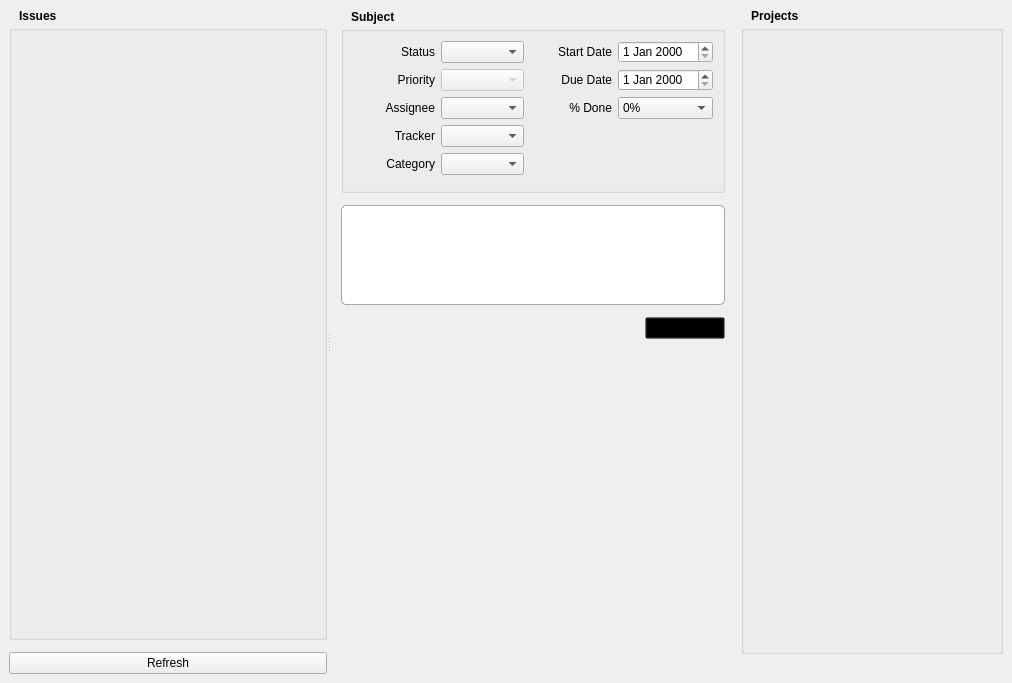
<?xml version="1.0" encoding="UTF-8"?>
<ui version="4.0">
 <class>MainWindow</class>
 <widget class="QWidget" name="MainWindow">
  <property name="geometry">
   <rect>
    <x>0</x>
    <y>0</y>
    <width>1012</width>
    <height>683</height>
   </rect>
  </property>
  <property name="windowTitle">
   <string>Form</string>
  </property>
  <property name="styleSheet">
   <string notr="true">#widget {
	background-image: url(:/img/pattern.png);
}

#tableIssues, #tableProjects {
	background-color: transparent;
}
</string>
  </property>
  <layout class="QVBoxLayout" name="verticalLayout_2">
   <property name="spacing">
    <number>0</number>
   </property>
   <property name="leftMargin">
    <number>0</number>
   </property>
   <property name="topMargin">
    <number>0</number>
   </property>
   <property name="rightMargin">
    <number>0</number>
   </property>
   <property name="bottomMargin">
    <number>0</number>
   </property>
   <item>
    <widget class="QWidget" name="widget" native="true">
     <layout class="QHBoxLayout" name="horizontalLayout">
      <item>
       <widget class="QSplitter" name="splitter">
        <property name="orientation">
         <enum>Qt::Horizontal</enum>
        </property>
        <widget class="QWidget" name="layoutWidget">
         <layout class="QVBoxLayout" name="verticalLayout" stretch="0,1,0,0">
          <property name="spacing">
           <number>2</number>
          </property>
          <item>
           <widget class="QLabel" name="labelIssues">
            <property name="font">
             <font>
              <weight>75</weight>
              <bold>true</bold>
             </font>
            </property>
            <property name="text">
             <string>Issues</string>
            </property>
            <property name="indent">
             <number>10</number>
            </property>
           </widget>
          </item>
          <item>
           <widget class="QGroupBox" name="groupBox_2">
            <property name="styleSheet">
             <string notr="true"/>
            </property>
            <property name="title">
             <string/>
            </property>
            <layout class="QVBoxLayout" name="verticalLayout_6">
             <property name="leftMargin">
              <number>0</number>
             </property>
             <property name="topMargin">
              <number>0</number>
             </property>
             <property name="rightMargin">
              <number>0</number>
             </property>
             <property name="bottomMargin">
              <number>0</number>
             </property>
             <item>
              <widget class="QTableWidget" name="tableIssues">
               <property name="styleSheet">
                <string notr="true">selection-background-color: rgb(0, 0, 0, 0);
</string>
               </property>
               <property name="editTriggers">
                <set>QAbstractItemView::NoEditTriggers</set>
               </property>
               <property name="selectionMode">
                <enum>QAbstractItemView::SingleSelection</enum>
               </property>
               <property name="showGrid">
                <bool>false</bool>
               </property>
               <property name="rowCount">
                <number>0</number>
               </property>
               <attribute name="horizontalHeaderVisible">
                <bool>false</bool>
               </attribute>
               <attribute name="horizontalHeaderStretchLastSection">
                <bool>true</bool>
               </attribute>
               <attribute name="verticalHeaderVisible">
                <bool>false</bool>
               </attribute>
               <column>
                <property name="text">
                 <string>Issues</string>
                </property>
               </column>
              </widget>
             </item>
            </layout>
           </widget>
          </item>
          <item>
           <spacer name="verticalSpacer">
            <property name="orientation">
             <enum>Qt::Vertical</enum>
            </property>
            <property name="sizeType">
             <enum>QSizePolicy::Fixed</enum>
            </property>
            <property name="sizeHint" stdset="0">
             <size>
              <width>20</width>
              <height>10</height>
             </size>
            </property>
           </spacer>
          </item>
          <item>
           <widget class="QPushButton" name="buttonReloadProjects">
            <property name="toolTip">
             <string>Aktualisieren</string>
            </property>
            <property name="text">
             <string>Refresh</string>
            </property>
            <property name="icon">
             <iconset resource="RedmineConnector.qrc">
              <normaloff>:/img/view-refresh.png</normaloff>:/img/view-refresh.png</iconset>
            </property>
           </widget>
          </item>
         </layout>
        </widget>
        <widget class="QStackedWidget" name="stackedWidget">
         <property name="styleSheet">
          <string notr="true">background-color: transparent</string>
         </property>
         <property name="currentIndex">
          <number>2</number>
         </property>
         <widget class="QWidget" name="page"/>
         <widget class="QWidget" name="page_3">
          <layout class="QVBoxLayout" name="verticalLayout_4">
           <item>
            <widget class="QLabel" name="labelLoading">
             <property name="text">
              <string>Loading...</string>
             </property>
             <property name="alignment">
              <set>Qt::AlignCenter</set>
             </property>
            </widget>
           </item>
          </layout>
         </widget>
         <widget class="QWidget" name="page_2">
          <layout class="QVBoxLayout" name="verticalLayoutIssue" stretch="0">
           <property name="leftMargin">
            <number>0</number>
           </property>
           <property name="topMargin">
            <number>0</number>
           </property>
           <property name="rightMargin">
            <number>0</number>
           </property>
           <property name="bottomMargin">
            <number>0</number>
           </property>
           <item>
            <widget class="QScrollArea" name="scrollArea">
             <property name="maximumSize">
              <size>
               <width>1000</width>
               <height>16777215</height>
              </size>
             </property>
             <property name="styleSheet">
              <string notr="true">QScrollBar {
	background: none;
}</string>
             </property>
             <property name="widgetResizable">
              <bool>true</bool>
             </property>
             <widget class="QWidget" name="scrollAreaWidgetContents_2">
              <property name="geometry">
               <rect>
                <x>0</x>
                <y>0</y>
                <width>389</width>
                <height>663</height>
               </rect>
              </property>
              <layout class="QVBoxLayout" name="verticalLayoutScrollArea">
               <property name="spacing">
                <number>2</number>
               </property>
               <property name="topMargin">
                <number>0</number>
               </property>
               <item>
                <widget class="QLabel" name="subject">
                 <property name="font">
                  <font>
                   <weight>75</weight>
                   <bold>true</bold>
                  </font>
                 </property>
                 <property name="text">
                  <string>Subject</string>
                 </property>
                 <property name="wordWrap">
                  <bool>true</bool>
                 </property>
                 <property name="indent">
                  <number>10</number>
                 </property>
                </widget>
               </item>
               <item>
                <widget class="QGroupBox" name="groupBox">
                 <property name="title">
                  <string/>
                 </property>
                 <layout class="QVBoxLayout" name="verticalLayout_5">
                  <item>
                   <layout class="QGridLayout" name="gridLayout">
                    <item row="0" column="0">
                     <widget class="QLabel" name="label">
                      <property name="text">
                       <string>Status</string>
                      </property>
                      <property name="alignment">
                       <set>Qt::AlignRight|Qt::AlignTrailing|Qt::AlignVCenter</set>
                      </property>
                     </widget>
                    </item>
                    <item row="1" column="0">
                     <widget class="QLabel" name="label_2">
                      <property name="text">
                       <string>Priority</string>
                      </property>
                      <property name="alignment">
                       <set>Qt::AlignRight|Qt::AlignTrailing|Qt::AlignVCenter</set>
                      </property>
                     </widget>
                    </item>
                    <item row="2" column="0">
                     <widget class="QLabel" name="label_4">
                      <property name="text">
                       <string>Assignee</string>
                      </property>
                      <property name="alignment">
                       <set>Qt::AlignRight|Qt::AlignTrailing|Qt::AlignVCenter</set>
                      </property>
                     </widget>
                    </item>
                    <item row="4" column="0">
                     <widget class="QLabel" name="label_3">
                      <property name="text">
                       <string>Category</string>
                      </property>
                      <property name="alignment">
                       <set>Qt::AlignRight|Qt::AlignTrailing|Qt::AlignVCenter</set>
                      </property>
                     </widget>
                    </item>
                    <item row="0" column="2">
                     <widget class="QLabel" name="label_6">
                      <property name="text">
                       <string>Start Date</string>
                      </property>
                      <property name="alignment">
                       <set>Qt::AlignRight|Qt::AlignTrailing|Qt::AlignVCenter</set>
                      </property>
                     </widget>
                    </item>
                    <item row="1" column="2">
                     <widget class="QLabel" name="label_7">
                      <property name="text">
                       <string>Due Date</string>
                      </property>
                      <property name="alignment">
                       <set>Qt::AlignRight|Qt::AlignTrailing|Qt::AlignVCenter</set>
                      </property>
                     </widget>
                    </item>
                    <item row="2" column="2">
                     <widget class="QLabel" name="label_8">
                      <property name="text">
                       <string>% Done</string>
                      </property>
                      <property name="alignment">
                       <set>Qt::AlignRight|Qt::AlignTrailing|Qt::AlignVCenter</set>
                      </property>
                     </widget>
                    </item>
                    <item row="1" column="3">
                     <widget class="QDateEdit" name="dateDueTo">
                      <property name="styleSheet">
                       <string notr="true">background: none;</string>
                      </property>
                     </widget>
                    </item>
                    <item row="0" column="3">
                     <widget class="QDateEdit" name="dateStarted">
                      <property name="styleSheet">
                       <string notr="true">background: none;</string>
                      </property>
                     </widget>
                    </item>
                    <item row="2" column="3">
                     <widget class="QComboBox" name="comboDoneRatio">
                      <property name="styleSheet">
                       <string notr="true">background: none;</string>
                      </property>
                      <item>
                       <property name="text">
                        <string>0%</string>
                       </property>
                      </item>
                      <item>
                       <property name="text">
                        <string>10%</string>
                       </property>
                      </item>
                      <item>
                       <property name="text">
                        <string>20%</string>
                       </property>
                      </item>
                      <item>
                       <property name="text">
                        <string>30%</string>
                       </property>
                      </item>
                      <item>
                       <property name="text">
                        <string>40%</string>
                       </property>
                      </item>
                      <item>
                       <property name="text">
                        <string>50%</string>
                       </property>
                      </item>
                      <item>
                       <property name="text">
                        <string>60%</string>
                       </property>
                      </item>
                      <item>
                       <property name="text">
                        <string>70%</string>
                       </property>
                      </item>
                      <item>
                       <property name="text">
                        <string>80%</string>
                       </property>
                      </item>
                      <item>
                       <property name="text">
                        <string>90%</string>
                       </property>
                      </item>
                      <item>
                       <property name="text">
                        <string>100%</string>
                       </property>
                      </item>
                     </widget>
                    </item>
                    <item row="0" column="1">
                     <widget class="QComboBox" name="comboStatus">
                      <property name="styleSheet">
                       <string notr="true">background: none;</string>
                      </property>
                     </widget>
                    </item>
                    <item row="1" column="1">
                     <widget class="QComboBox" name="comboPriority">
                      <property name="enabled">
                       <bool>false</bool>
                      </property>
                      <property name="styleSheet">
                       <string notr="true">background: none;</string>
                      </property>
                     </widget>
                    </item>
                    <item row="2" column="1">
                     <widget class="QComboBox" name="comboAssignedTo">
                      <property name="styleSheet">
                       <string notr="true">background: none;</string>
                      </property>
                     </widget>
                    </item>
                    <item row="4" column="1">
                     <widget class="QComboBox" name="comboCategory">
                      <property name="styleSheet">
                       <string notr="true">background: none;</string>
                      </property>
                     </widget>
                    </item>
                    <item row="3" column="0">
                     <widget class="QLabel" name="label_5">
                      <property name="text">
                       <string>Tracker</string>
                      </property>
                      <property name="alignment">
                       <set>Qt::AlignRight|Qt::AlignTrailing|Qt::AlignVCenter</set>
                      </property>
                     </widget>
                    </item>
                    <item row="3" column="1">
                     <widget class="QComboBox" name="comboTracker">
                      <property name="styleSheet">
                       <string notr="true">background: none;</string>
                      </property>
                     </widget>
                    </item>
                   </layout>
                  </item>
                  <item>
                   <widget class="IssueDetailWidget" name="issueDescription" native="true"/>
                  </item>
                  <item>
                   <layout class="QVBoxLayout" name="verticalLayoutDetails"/>
                  </item>
                 </layout>
                </widget>
               </item>
               <item>
                <spacer name="verticalSpacer_3">
                 <property name="orientation">
                  <enum>Qt::Vertical</enum>
                 </property>
                 <property name="sizeType">
                  <enum>QSizePolicy::Fixed</enum>
                 </property>
                 <property name="sizeHint" stdset="0">
                  <size>
                   <width>20</width>
                   <height>10</height>
                  </size>
                 </property>
                </spacer>
               </item>
               <item>
                <widget class="QTextBrowser" name="comment">
                 <property name="maximumSize">
                  <size>
                   <width>16777215</width>
                   <height>100</height>
                  </size>
                 </property>
                 <property name="styleSheet">
                  <string notr="true">background-color: rgb(255, 255, 255);
color: rgb(0, 0, 0);
border: 1px solid rgba(0, 0, 0, 80);
border-radius: 5px;</string>
                 </property>
                 <property name="textInteractionFlags">
                  <set>Qt::LinksAccessibleByKeyboard|Qt::LinksAccessibleByMouse|Qt::TextBrowserInteraction|Qt::TextEditable|Qt::TextEditorInteraction|Qt::TextSelectableByKeyboard|Qt::TextSelectableByMouse</set>
                 </property>
                </widget>
               </item>
               <item>
                <layout class="QHBoxLayout" name="horizontalLayout_2">
                 <property name="topMargin">
                  <number>10</number>
                 </property>
                 <item>
                  <spacer name="horizontalSpacer">
                   <property name="orientation">
                    <enum>Qt::Horizontal</enum>
                   </property>
                   <property name="sizeHint" stdset="0">
                    <size>
                     <width>40</width>
                     <height>20</height>
                    </size>
                   </property>
                  </spacer>
                 </item>
                 <item>
                  <widget class="QPushButton" name="buttonSave">
                   <property name="text">
                    <string>Save</string>
                   </property>
                  </widget>
                 </item>
                </layout>
               </item>
               <item>
                <spacer name="verticalSpacer_2">
                 <property name="orientation">
                  <enum>Qt::Vertical</enum>
                 </property>
                 <property name="sizeHint" stdset="0">
                  <size>
                   <width>20</width>
                   <height>40</height>
                  </size>
                 </property>
                </spacer>
               </item>
              </layout>
             </widget>
            </widget>
           </item>
          </layout>
         </widget>
        </widget>
       </widget>
      </item>
      <item>
       <layout class="QVBoxLayout" name="verticalLayout_8">
        <property name="spacing">
         <number>2</number>
        </property>
        <item>
         <widget class="QLabel" name="labelProjects">
          <property name="font">
           <font>
            <weight>75</weight>
            <bold>true</bold>
           </font>
          </property>
          <property name="text">
           <string>Projects</string>
          </property>
          <property name="indent">
           <number>10</number>
          </property>
         </widget>
        </item>
        <item>
         <widget class="QGroupBox" name="groupBox_3">
          <property name="title">
           <string/>
          </property>
          <layout class="QVBoxLayout" name="verticalLayout_7">
           <property name="leftMargin">
            <number>0</number>
           </property>
           <property name="topMargin">
            <number>0</number>
           </property>
           <property name="rightMargin">
            <number>0</number>
           </property>
           <property name="bottomMargin">
            <number>0</number>
           </property>
           <item>
            <widget class="QTableWidget" name="tableProjects">
             <property name="sizePolicy">
              <sizepolicy hsizetype="Minimum" vsizetype="Expanding">
               <horstretch>0</horstretch>
               <verstretch>0</verstretch>
              </sizepolicy>
             </property>
             <property name="styleSheet">
              <string notr="true">selection-background-color: rgb(0, 0, 0, 0);</string>
             </property>
             <property name="verticalScrollBarPolicy">
              <enum>Qt::ScrollBarAsNeeded</enum>
             </property>
             <property name="editTriggers">
              <set>QAbstractItemView::NoEditTriggers</set>
             </property>
             <property name="selectionMode">
              <enum>QAbstractItemView::SingleSelection</enum>
             </property>
             <property name="showGrid">
              <bool>false</bool>
             </property>
             <attribute name="horizontalHeaderVisible">
              <bool>false</bool>
             </attribute>
             <attribute name="horizontalHeaderStretchLastSection">
              <bool>true</bool>
             </attribute>
             <attribute name="verticalHeaderVisible">
              <bool>false</bool>
             </attribute>
             <column>
              <property name="text">
               <string>Project</string>
              </property>
             </column>
            </widget>
           </item>
          </layout>
         </widget>
        </item>
        <item>
         <spacer name="verticalSpacer_4">
          <property name="orientation">
           <enum>Qt::Vertical</enum>
          </property>
          <property name="sizeType">
           <enum>QSizePolicy::Preferred</enum>
          </property>
          <property name="sizeHint" stdset="0">
           <size>
            <width>20</width>
            <height>20</height>
           </size>
          </property>
         </spacer>
        </item>
       </layout>
      </item>
     </layout>
    </widget>
   </item>
  </layout>
 </widget>
 <customwidgets>
  <customwidget>
   <class>IssueDetailWidget</class>
   <extends>QWidget</extends>
   <header>IssueDetailWidget.h</header>
   <container>1</container>
  </customwidget>
 </customwidgets>
 <resources>
  <include location="RedmineConnector.qrc"/>
 </resources>
 <connections/>
</ui>
